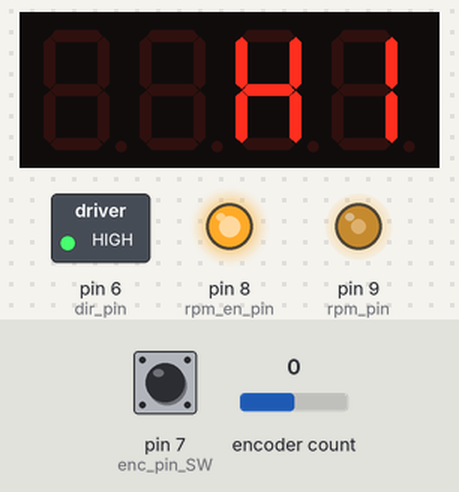
Recording of a sketch running on a simulated Arduino Uno, built with avr-gcc and run on an emulated ATmega328P. On the bench: 4-digit seven-segment display, switched loads named in the sketch (green lamp = pin HIGH), output pins drawn as LEDs (lit = HIGH). The test bench sets the inputs (shaded band); at power-on: encoder count 0, pin 7 (enc_pin_SW) HIGH. EEPROM starts erased.

Above: at 1.2 s.
1.3 s: encoder count set to 1
At 3.1 s:
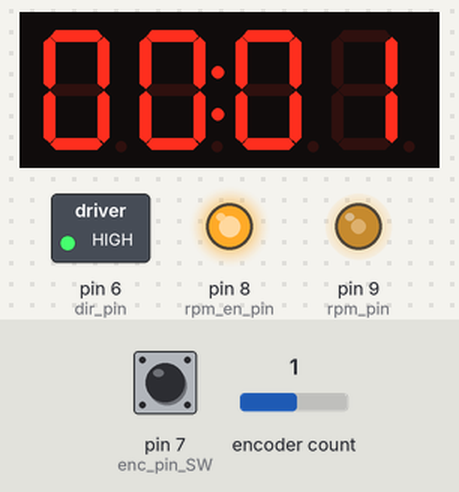
3.5 s: pin 7 (enc_pin_SW) pulled LOW for 0.15 s
At 5.4 s:
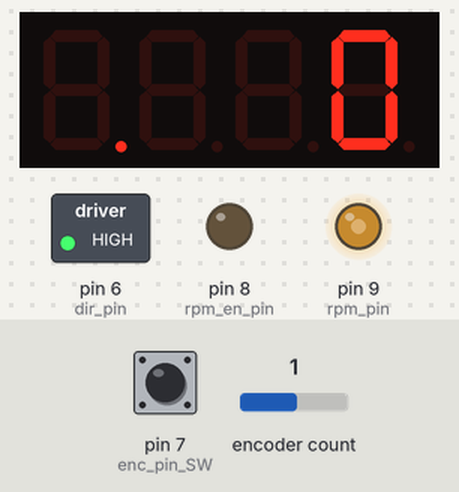
5.7 s: encoder count set to 0
At 6.3 s:
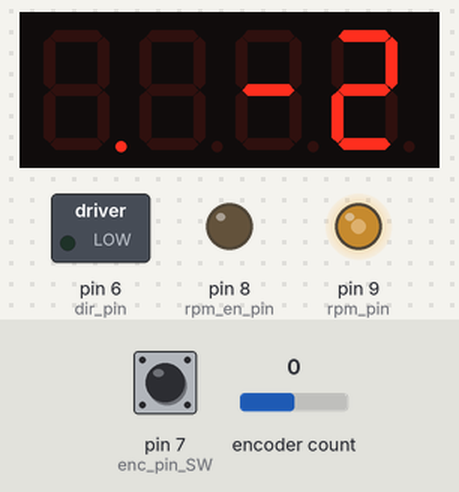
7.2 s: pin 7 (enc_pin_SW) pulled LOW for 1 s
At 8.98 s:
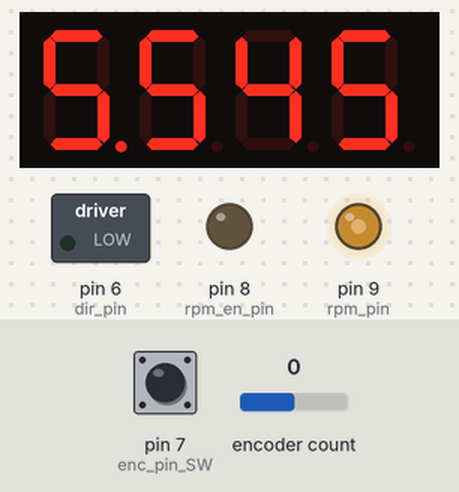
11.2 s: pin 7 (enc_pin_SW) pulled LOW for 3.2 s
At 13.1 s:
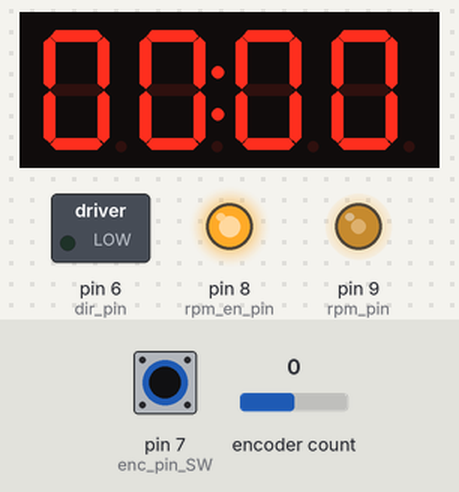
Timing chart, 0 to 14.6 s (numbered marks = the images above; inputs shaded):
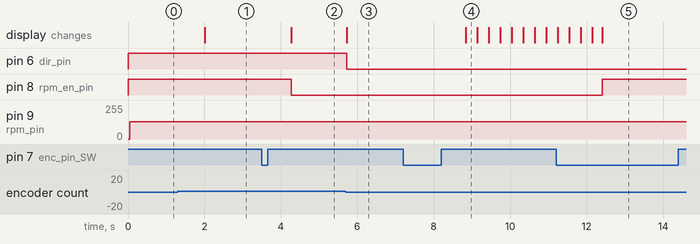

Measured:
- after the input at 1.3 s, the display: changes after 0.71 s (image 1)
- after the input at 3.5 s, pin 8 (rpm_en_pin): HIGH → LOW after 0.77 s; the display: changes after 0.77 s (image 2)
- after the input at 5.7 s, pin 6 (dir_pin): HIGH → LOW at once; the display: changes at once (image 3)
- after the input at 7.2 s, the display: changes after 1.6 s (image 4)
- after the input at 11.2 s, pin 8 (rpm_en_pin): LOW → HIGH after 1.2 s

The sketch:

timer.rpm.ino
```cpp
#include <TM1637Display.h>                                           // https://github.com/avishorp/TM1637
#include <ClickEncoder.h>                                            // https://github.com/0xPIT/encoder/tree/arduino
#include <TimerOne.h>                                                // https://playground.arduino.cc/Code/Timer1/
#include <EEPROM.h>

#define numberOfcentiSeconds( _time_ ) (( _time_ / 10 ) % 100 )       // amount of centiseconds
#define numberOfSeconds( _time_ ) (( _time_ / 1000 ) % 60 )           // amount of seconds
#define numberOfMinutes( _time_ ) ((( _time_ / 1000 ) / 60 ) % 60 )   // amount of minutes
#define numberOfHours( _time_ ) (( _time_ / 1000 ) / 3600 )           // amount of hours

#define config_version "v1"
#define config_start 16

//#define DEBUG

#ifdef DEBUG
  #define DEBUG_PRINT(x)    Serial.print(x)
  #define DEBUG_PRINTLN(x)  Serial.println(x)
#else
  #define DEBUG_PRINT(x)
  #define DEBUG_PRINTLN(x)
#endif

const int enc_pin_A = 5;                                              // rotary encoder first data pin A at D5 pin
const int enc_pin_B = 4;                                              // rotary encoder second data pin B at D4 pin, if the encoder moved in the wrong direction, swap A and B
const int enc_pin_SW = 7;                                             // rotary encoder switch button at D7 pin
const int rpm_pin = 9;                                                // RPM output to step motor at D9 pin
const int rpm_en_pin = 8;                                             // step motor driver enable at D8 pin
const int dir_pin = 6;                                                // step motor driver rotation direction at D6 pin

bool rpmset = false;                                                  // no rpm menu at start
bool colon = true;                                                    // timer colon active at start
bool done = true;
int RPM, lastRPM, last_tempRPM, tempRPM, timerHours, timerMinutes, timerSeconds;
int16_t value, lastValue;
unsigned long colon_ms, timeLimit, timeRemaining, lastAccelTime, lastDecelTime, lastRPMTime, savemillis, himillis;

uint8_t save[] = {
  SEG_A|SEG_F|SEG_G|SEG_C|SEG_D,                                      // S
  SEG_A|SEG_B|SEG_F|SEG_G|SEG_E|SEG_C,                                // A
  SEG_F|SEG_E|SEG_C|SEG_D|SEG_B,                                      // V
  SEG_A|SEG_F|SEG_D|SEG_G|SEG_E,                                      // E
};

uint8_t hi[] = {
  0x00, 0x00,
  SEG_F|SEG_B|SEG_G|SEG_C|SEG_E,                                      // H
  SEG_B|SEG_C,                                                        // I
};


TM1637Display display( 2, 3 );                                        // TM1637 CLK connected to D2 and DIO to D3

ClickEncoder *encoder;


void timerIsr() {                                                     // encoder interupt service routine

  encoder -> service();

}

typedef struct {                                                       // settings to save in eeprom
    char version[3];
    int timerHours;
    int timerMinutes;
    int RPM;

} settings;


settings cfg = {
     config_version,
     0,                                                                // int timerHours
     15,                                                               // int timerMinutes
     20                                                                // int RPM
};


bool loadConfig() {

  if (EEPROM.read( config_start + 0 ) == config_version[0] &&
      EEPROM.read( config_start + 1 ) == config_version[1] ){

    for (int i = 0; i < sizeof( cfg ); i++ ){
      *(( char* )&cfg + i) = EEPROM.read( config_start + i );
    }
    DEBUG_PRINTLN( "configuration loaded:" );
    DEBUG_PRINTLN( cfg.version );

    timerHours = cfg.timerHours;
    timerMinutes = cfg.timerMinutes;
    RPM = cfg.RPM;
    return true;

  }
  return false;

}


void saveConfig() {
  for ( int i = 0; i < sizeof( cfg ); i++ )
    EEPROM.write( config_start + i, *(( char* )&cfg + i ));
    DEBUG_PRINTLN( "configuration saved" );
}


void setup() {

  Serial.begin( 115200 );                                             // serial for debug

  display.setBrightness( 0x04 );                                      // medium brightness, to reduce LM1117-5V current and overheating, maximum is 7

  encoder = new ClickEncoder( enc_pin_A, enc_pin_B, enc_pin_SW, 4 );  // rotary encoder init, last value is encoder steps per notch

  Timer1.initialize( 1000 );                                          // set the timer period in us, 1ms
  Timer1.attachInterrupt( timerIsr );                                 // attach the service routine

  pinMode( rpm_pin, OUTPUT );
  pinMode( rpm_en_pin, OUTPUT );
  digitalWrite(rpm_en_pin, HIGH);
  pinMode( dir_pin, OUTPUT );
  digitalWrite(dir_pin, HIGH);
  lastValue = 0;
  lastAccelTime = 0;
  lastDecelTime = 0;
  colon_ms = millis();
  savemillis = -2000;
  himillis = 0;
  if ( !loadConfig() ) {                                              // checking and loading configuration
    DEBUG_PRINTLN( "configuration not loaded!" );
    saveConfig();                                                     // default values if no config
  }

}


void menuTimer() {

   unsigned long runTime;
   timeLimit = 0;

   while  ( done && !rpmset )  {
      value += encoder -> getValue();
            if ( value > lastValue ) {
              timerMinutes++;                                         // one rotary step is 1 minute
              if ( timerHours >= 12 && timerMinutes >= 0 ) {
                timerHours = 12;                                      // max 12 hours
                timerMinutes = 0;
              }
              if ( timerMinutes >= 60 ) {
                timerHours++;
                timerMinutes = 0;
              }
            }
            else if ( value < lastValue ) {
              if ( timerMinutes > 0) timerMinutes--;
              else if ( timerMinutes == 0 && timerHours > 0 ) {
                timerHours--;
                timerMinutes = 59;
              }
            }
            if ( value != lastValue ) {
              lastValue = value;
              DEBUG_PRINT( "Encoder value: " );
              DEBUG_PRINTLN( value );
            }

    if ( millis() - himillis < 2000 )                                 // say HI at power on
      display.setSegments( hi, 4, 0 );

    else if ( millis() - savemillis < 2000 )                          // show SAVE if saving config to eeprom
      display.setSegments( save, 4, 0 );

    else                                                              // display time to countdown, leading zeros active if no hours, colon active
      display.showNumberDecEx( timeToInteger( timerHours, timerMinutes ), 0x80 >> true , timerHours == 0 );

    buttonCheck();                                                    // check if rotary encoder button pressed
    rpmCheck();

  }

  runTime = millis();                                                 // 1000 ms = 1s, so 1 minute is 60000 ms, and 1 hour is 3600000 ms
  timeLimit = timerHours * 3600000 + timerMinutes * 60000 + runTime;  // add the runtime until timer starts to timeLimit, limit is compared with mcu millis in main loop

}


void menuRPM()  {

    value += encoder -> getValue();

    if ( value > lastValue ) {
      if ( RPM >= 50 )
        RPM = 50;                                                     // max rpm is 50 cw
      else if (( RPM >=-2) && ( RPM <=0)) {
        RPM  = 2;                                                     // min rpm is 2
      }
      else
        RPM +=1;                                                      // one rotary step is 1 rpm
      }

    else if ( value < lastValue ) {
      if ( RPM <= -50 )
        RPM = -50;                                                    // max rpm is -50 ccw
      else if (( RPM <=2) && ( RPM >=0)) {
        RPM = -2;
      }
      else
        RPM -=1;                                                      // one rotary step is 1 rpm
    }

    if ( value != lastValue ) {
      lastRPMTime = millis();
      lastValue = value;
      DEBUG_PRINT( "RPM value: " );
      DEBUG_PRINTLN( RPM );
      lastRPM=RPM;
    }

    if ( millis() - lastRPMTime > 20000 )  {                          // after 20s inactivity in rmp set menu, comeback to countdown
       rpmset = false;
       done = false;
       DEBUG_PRINTLN( "Back to countdown" );

    }


  display.showNumberDecEx( RPM, 0x80 >> false , false );              // show rpm speed, no colon, no leading zeros

  buttonCheck();                                                      // check rotary encoder button
  timeCheck();                                                        // check timer if finished
  rpmCheck();

}


void countdown() {

  int n_centisec = numberOfcentiSeconds( timeRemaining );             // amount of centiseconds in remaining time
  int n_seconds = numberOfSeconds( timeRemaining );                   // amount of seconds in remaining time
  int n_minutes = numberOfMinutes( timeRemaining );                   // amount of minutes in remaining time
  int n_hours = numberOfHours( timeRemaining );                       // amount of hours in remaining time

   if (( millis() - colon_ms ) >= 500 ) {                             // colon is blinking with about 0.5s period
        colon_ms = millis();
        colon =! colon;
        if ( colon ) {                                                // print timer countdown with about 1s period
          if ( n_hours )  {
            DEBUG_PRINT( n_hours );
            DEBUG_PRINT( " Hours " );
          }
          if ( n_minutes )  {
           DEBUG_PRINT( n_minutes );
            DEBUG_PRINT( " Minutes " );
          }
          DEBUG_PRINT( n_seconds );
          DEBUG_PRINTLN( " Seconds" );
          DEBUG_PRINT( RPM );
          DEBUG_PRINTLN( " RPM" );
        }
   }
   if ( !n_hours ) {
      if ( n_minutes )  {                                             // show minutes and seconds if no hours left
        n_hours = n_minutes;
        n_minutes = n_seconds;
      }
      else  {                                                         // show seconds and centiseconds if no minutes left
        n_hours = n_seconds;
        n_minutes = n_centisec;
    }
   }
                                                                      // show time, hours in first two positions, with colon and leading zeros enabled
   display.showNumberDecEx( timeToInteger( n_hours, n_minutes ), 0x80 >> colon, n_hours == 0 );

   buttonCheck();                                                     // check rotary encoder button
   timeCheck();                                                       // check timer if finished
   rpmCheck();

}

void rpmCheck()  {

  if (!done || rpmset) {
    int tempRPM = last_tempRPM;

      if ( tempRPM < RPM ) {                                              // acceleration
        if ( millis() - lastAccelTime > 200 ) {
          lastAccelTime = millis();
          tempRPM++;
        }
      }
      else if ( tempRPM > RPM) {
        if ( millis() - lastDecelTime > 200 ) {                           // dececeleration
          lastDecelTime = millis();
          tempRPM--;
        }
      }
    if ( last_tempRPM != tempRPM ){
        DEBUG_PRINT( tempRPM );
        DEBUG_PRINTLN( " TEMPRPM" );
    }

    last_tempRPM = tempRPM;

    if ( last_tempRPM >= 0 )
      digitalWrite( dir_pin, HIGH );
    else
      digitalWrite( dir_pin, LOW );

     if ( abs(last_tempRPM) <= 2 )                                        // min rpm value is 2 or -2
      Timer1.pwm( rpm_pin, 512, 9375);                                    // 9375 = 18750 / 2
     else                                       // one motor revolution is 200 steps, with driver factor 1/16 per step is 3200,
      Timer1.pwm( rpm_pin, 512, (int) 18750 / abs(last_tempRPM)   );
  }                                             // so for one revolution per minute is 60 000 000 / 3200 = 18750 period, 512 is duty 50%

  else
    if ( last_tempRPM ==0 ) {                                             // default 20 rpm if done, to prevent error readings from encoder if rpm = 0
      Timer1.pwm( rpm_pin, 512, 750);
  }


}

int timeToInteger( int _hours, int _minutes ) {

  int result = 0;
  result += _hours * 100;
  result += _minutes;

  return result;

}


void buttonCheck() {

 ClickEncoder::Button b = encoder -> getButton();
   if ( b != ClickEncoder::Open ) {
      DEBUG_PRINT( "Button: " );

      #define VERBOSECASE( label ) case label: DEBUG_PRINTLN( #label ); break;

      switch ( b ) {
         VERBOSECASE( ClickEncoder::Pressed );
         VERBOSECASE( ClickEncoder::Released )

       case ClickEncoder::Clicked:
         DEBUG_PRINTLN( "ClickEncoder::Clicked" );
         if ( !isTimerFinished() )  {                                 // can't set rpm or start countdown if timer not set (00:00)
            if ( !rpmset )  {                                         // set rpm
				        rpmset = true;
                digitalWrite(rpm_en_pin, LOW);
                value = encoder -> getValue();
                lastValue = value;
                DEBUG_PRINTLN( "RPM set" );
            }
            else {                                                    // start or go back to countdown if rpm set
              done = false;
              rpmset = false;
              DEBUG_PRINTLN( "Countdown" );
            }
         }
       break;

       case ClickEncoder::Held:                                       // timer reset if rotary encoder button held for about 2s
         DEBUG_PRINTLN( "ClickEncoder::Held" );
         if ( !done ) timerFinished();
       break;

        case ClickEncoder::DoubleClicked:                             // save config if rotary encoder button double clicked
         DEBUG_PRINTLN( "ClickEncoder::DoubleClicked" );
          if ( done && !isTimerFinished() ) {
            cfg.timerHours = timerHours;
            cfg.timerMinutes = timerMinutes;
            cfg.RPM = RPM;
            saveConfig();
            savemillis = millis();                                    // time marker used to show SAVE on display - menuTimer()
          }
       break;

      }
   }
}


void timeCheck() {

  timeRemaining = timeLimit - millis();                               // calculate time remaining

  if ( timeRemaining < 500 ) timerFinished();                         // timer reset if coundown finished

}


bool isTimerFinished() {

  return timerHours == 0 && timerMinutes == 0 && timerSeconds == 0;

}


void timerFinished()  {

  timerHours = 0;                                                     // timer reset, stop motor
  timerMinutes = 0;
  timerSeconds = 0;
  last_tempRPM = 0;
  value = encoder -> getValue();
  lastValue = value;                                                  // set last encoder value
  rpmset = false;
  done = true;
  digitalWrite( rpm_en_pin, HIGH );
  DEBUG_PRINTLN( "Timer finished" );

}


void loop() {

  if ( !rpmset ) {
    if ( done ) menuTimer();
    else countdown();
    lastRPMTime = millis();
  }
  else
    menuRPM();

}
```
